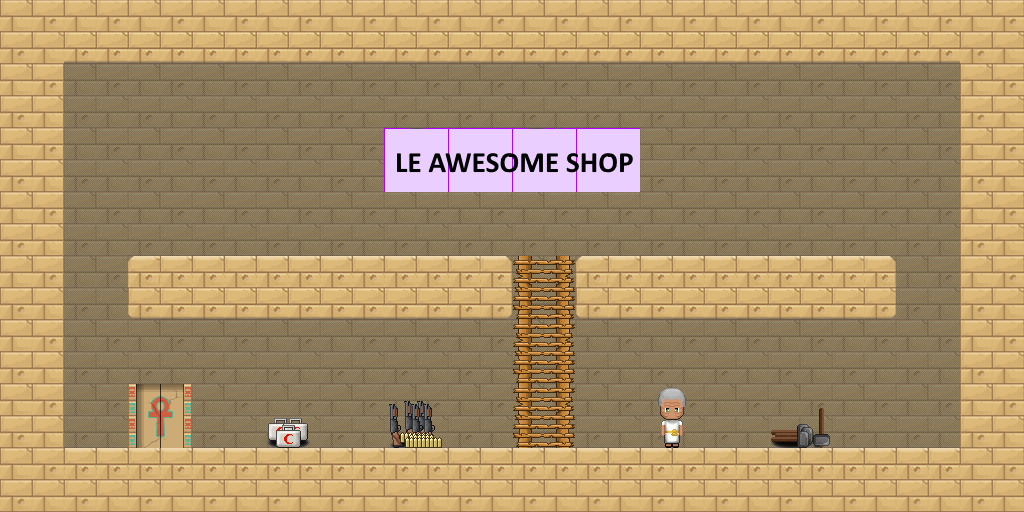

This is a level from a 2D game, rendered from its Tiled map with the project's own tilesets. A one-line summary and the map file follow, with tile-layer data summarised:
An orthogonal 16x8 tile map with 64x64 px tiles, 2 tile layers (background, main), 2 tilesets and 20 objects (11x jar, 4x torch, door, shop-health, shop-shotgun, ...).

<map version="1.0" orientation="orthogonal" renderorder="right-down" width="16" height="8" tilewidth="64" tileheight="64" nextobjectid="76">
 <properties>
  <property name="notCheckpoint" value="true" />
 </properties>
 <tileset firstgid="1" name="tilesheet" tilewidth="64" tileheight="64" tilecount="256">
  <image source="../tilesheet.png" width="1024" height="1024" />
  <tile id="0">
   <properties>
    <property name="type" value="SOLID" />
   </properties>
  </tile>
  <tile id="1">
   <properties>
    <property name="type" value="LADDER" />
   </properties>
  </tile>
 </tileset>
 <tileset firstgid="257" name="spritesheet" tilewidth="64" tileheight="64" tilecount="64">
  <image source="../spritesheet.png" width="512" height="512" />
 </tileset>
 <layer name="background" width="16" height="8" opacity="0.9">
  <data>[128 cells, 128 non-empty, 1 distinct tile ids]</data>
 </layer>
 <layer name="main" width="16" height="8">
  <properties>
   <property name="persistent" value="true" />
  </properties>
  <data>[128 cells, 67 non-empty, 18 distinct tile ids]</data>
 </layer>
 <objectgroup name="objects">
  <object id="26" name="door1" type="door" x="128" y="384" width="64" height="64">
   <properties>
    <property name="targetLevel" value="testing" />
    <property name="targetSpawn" value="door1" />
   </properties>
  </object>
  <object id="54" name="shop1" type="shop-health" x="256" y="384" width="64" height="64" />
  <object id="56" name="shop2" type="shop-shotgun" x="384" y="384" width="64" height="64" />
  <object id="57" name="shop3" type="shop-hammer" x="768" y="384" width="64" height="64" />
  <object id="59" type="torch" gid="276" x="256" y="384" width="64" height="64" />
  <object id="61" type="torch" gid="276" x="384" y="384" width="64" height="64" />
  <object id="62" type="torch" gid="276" x="640" y="384" width="64" height="64" />
  <object id="63" type="torch" gid="276" x="768" y="384" width="64" height="64" />
  <object id="64" name="Hello kind sir. Is there anything I can sell you?" type="sign" x="640" y="384" width="64" height="64" />
  <object id="65" type="jar" gid="279" x="128" y="256" width="64" height="64" />
  <object id="66" type="jar" gid="279" x="192" y="256" width="64" height="64" />
  <object id="67" type="jar" gid="279" x="256" y="256" width="64" height="64" />
  <object id="68" type="jar" gid="279" x="320" y="256" width="64" height="64" />
  <object id="69" type="jar" gid="279" x="448" y="256" width="64" height="64" />
  <object id="70" type="jar" gid="279" x="384" y="256" width="64" height="64" />
  <object id="71" type="jar" gid="279" x="576" y="256" width="64" height="64" />
  <object id="72" type="jar" gid="279" x="704" y="256" width="64" height="64" />
  <object id="73" type="jar" gid="279" x="640" y="256" width="64" height="64" />
  <object id="74" type="jar" gid="279" x="768" y="256" width="64" height="64" />
  <object id="75" type="jar" gid="279" x="832" y="256" width="64" height="64" />
 </objectgroup>
</map>
